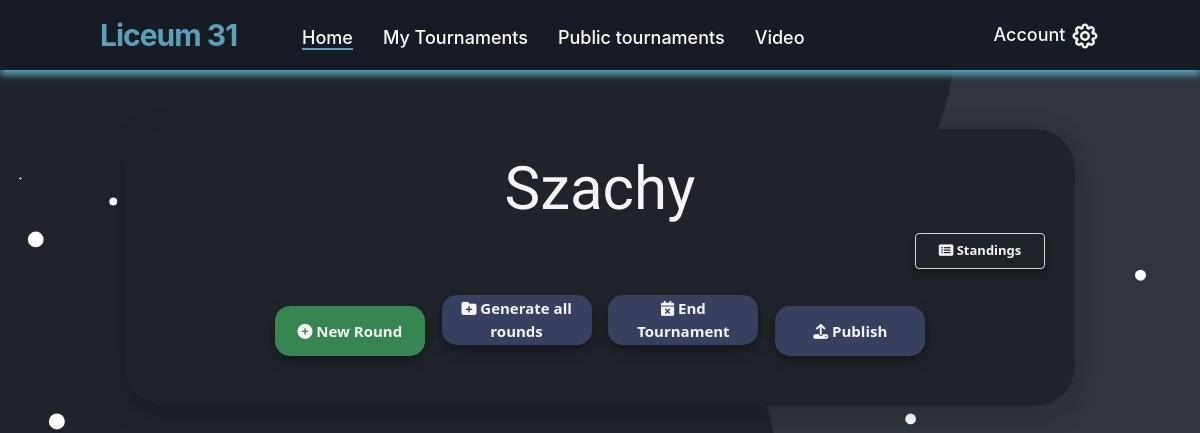
The app's page /schedule (signed in), older data.
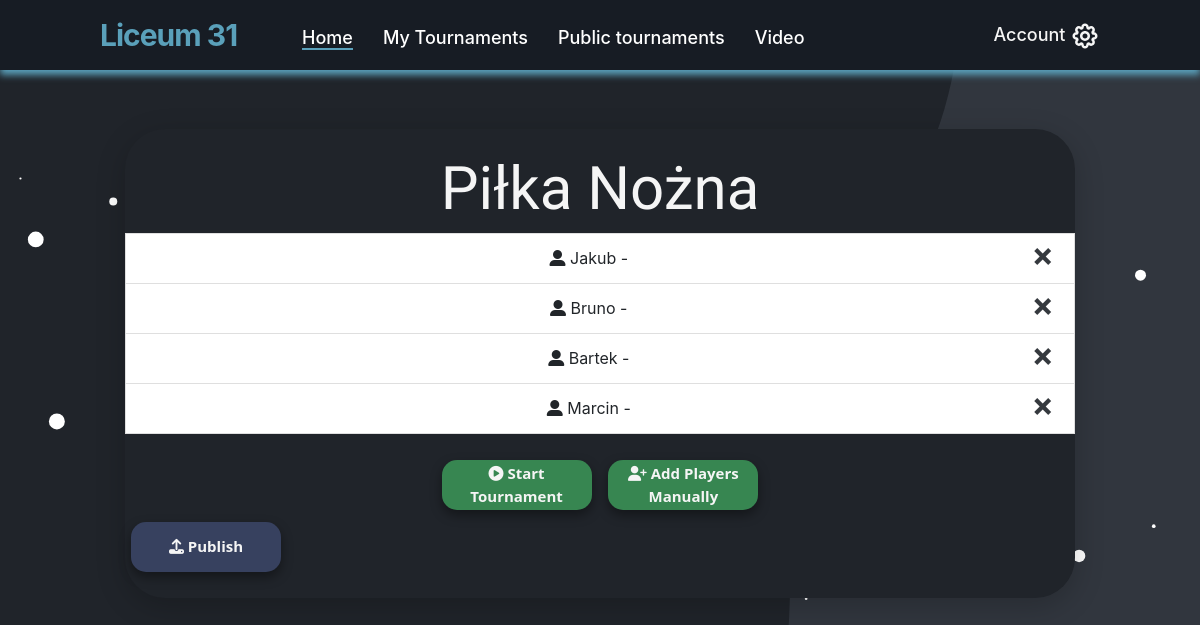
The same page, newer data.
### website/models.py (models this page shows)
class Tournament(db.Model):
    id = db.Column(db.Integer,primary_key=True)
    user_id = db.Column(db.Integer,db.ForeignKey('user.id'))
    name = db.Column(db.String(150))
    date = db.Column(db.Date)
    location = db.Column(db.String(150))
    discipline = db.Column(db.String(150))
    type = db.Column(db.String(150))
    movielink = db.Column(db.String(150))
    status = db.Column(db.String(150), default="upcoming")
    is_public = db.Column(db.Boolean(),default=False)
    current_round_number = db.Column(db.Integer(),default=0)
    max_rounds = db.Column(db.Integer(),default = 100000000)
    edited_duel_id = db.Column(db.Integer())
    rounds = db.relationship('Round')
    duels = db.relationship('Duel')
    opponents = db.relationship('Opponent')
    standings = db.relationship('Standing')

class Opponent(db.Model):
    id = db.Column(db.Integer,primary_key=True)
    tournament_id = db.Column(db.Integer,db.ForeignKey('tournament.id'))
    email = db.Column(db.String(150))
    standing = db.relationship('Standing')
    name = db.Column(db.String(100000))

### website/views.py (the view)
@views.route('/schedule')
@login_required
def schedule():
    tournamentDTO = TournamentController()
    tournamentDTO.Load(current_user.current_tournament_id)
    return render_template("schedule.html", user=current_user, tournament=tournamentDTO.tournament)

### website/Classes.py (called while the page is built)
    def Load(self, id):
        self.tournament = Tournament.query.get(id)

### website/__init__.py (called while the page is built)
def create_app():
    app = Flask(__name__)
    app.config['SECRET_KEY'] = 'kjabwdlajbal'
    app.config['SQLALCHEMY_DATABASE_URI'] = f'sqlite:///{DB_NAME}'
    app.config['SQLALCHEMY_TRACK_MODIFICATIONS'] = False
    db.init_app(app)  # inicjowanie bazy danych dla aplikacji
    from .views import views
    from .auth import auth
    app.register_blueprint(views, url_prefix='/')
    app.register_blueprint(auth, url_prefix='/')
    from .models import User
    create_datebase(app)
    login_manager = LoginManager()
    login_manager.login_view = 'auth.login'
    login_manager.init_app(app)
    @login_manager.user_loader
    def load_user(id):
        return User.query.get(int(id))
    return app

### website/templates/schedule.html (shortened to what this page needs)
{% extends "base.html" %} {% block title %}Schedule{% endblock %} {% block content %}
<section class="schedule_box_container container_schedule">
    <br />
    <h3 align="center">{{tournament.name}}</h3>
    {% if tournament.status == 'upcoming' %} {% for opponent in tournament.opponents %}
    <li align="center" class="list-group-item">
        <i class="fas fa-user-alt"></i> {{opponent.name}} {{opponent.email}}
        <button type="button" class="close" onClick="deletePlayer({{opponent.id}})">
      <span aria-hidden="true">&times;</span>
    </button>
    </li>
    {% endfor %}
    <div align="center" style="margin-top: 20px;">
        <a href="/start-tournament">
            <button id="btn" style="background-color: rgb(55, 134, 81)" type="button" class="btn-danger_nav_schedule">
        <i class="fas fa-play-circle"></i>
        Start Tournament
      </button>
        </a>
        <a href="/new-players">
            <button id="btn" style="background-color: rgb(55, 134, 81)" type="button" class="btn-danger_nav_schedule">
              <i class="fas fa-user-plus"></i>
        Add Players Manually
      </button>
        </a>
    </div>
    {% else %}
    <tbody class="list-group list-group-flush" id="pary">
        <div style="margin-right: 30px;" align="right">
            <a href="/standings">
                <button id="btn" type="button" class="btn-add"><i class="fas fa-list-alt"></i> Standings</button>
            </a>
        </div>
     {% endif %} {% if tournament.status == 'active' %} {% if tournament.current_round_number == 0 or tournament.current_round_number
    <tournament.max_rounds %} <div align="center" style="margin-top: 20px;">
        <a href="/generate-new-round">
            <button id="btn" style="background-color: rgb(55, 134, 81)" type="button" class="btn-danger_nav_schedule">
        <i class="fas fa-plus-circle"></i>
        New Round
      </button>
        </a>
        {% if tournament.type == 'RoundRobin' %}
        <a href="/generate-all-rounds">
            <button id="btn" style="background-color: rgb(55, 65, 95) " type="button " class="btn-danger_nav_schedule">
        <i class="fas fa-folder-plus"></i>
        Generate all rounds
      </button>
        </a>
        {% endif %} {% endif %} {% endif %}
        {% if tournament.status == 'active' %}
        <a href="/end-tournament">
            <button id="btn" style="background-color: rgb(55, 65, 95) " type="button " class="btn-danger_nav_schedule">
        <i class="fas fa-calendar-times"></i>
        End Tournament
      </button>
        </a>
        {% endif %} {% if user.is_admin and not tournament.is_public %}
        <a href="/publish-tournament">
            <button id="btn" style="background-color: rgb(55, 65, 95) " type="button " class="btn-danger_nav_schedule">
              <i class="fas fa-upload"></i>
        Publish
      </button>
        </a>
        {% endif %}
        </div>
        <br>
</section>
{% endblock %}

### website/templates/base.html (shortened to what this page needs)
<!DOCTYPE html>
<html lang="en">
<head>
    <link rel="stylesheet" href="https://stackpath.bootstrapcdn.com/bootstrap/4.4.1/css/bootstrap.min.css" />
    <link rel="stylesheet" href="https://stackpath.bootstrapcdn.com/font-awesome/4.7.0/css/font-awesome.min.css" />
    <link rel="stylesheet" href="{{ url_for('static', filename='style.css') }}" />
</head>
<body>
    <section>
        <div id="snow">
        </div>
        <nav>
            <a id="home" href="/">
                <div class="logo" style="color: #5aa0ba; font-weight: 700">Liceum 31</div>
            </a>
            <div class="nav-items">
                <li><a class="linkbutton link-active" id="home" href="/">Home</a></li>
                <li><a class="linkbutton" href="/tournaments">My Tournaments</a></li>
                <li><a class="linkbutton" href="/public-tournaments">Public tournaments</a></li>
                <li><a class="linkbutton" href="/video">Video</a></li>
            </div>
            {% if user.is_authenticated %}
            <ul id="account-btn">
                <li>
                    <a href="#" id="account-btn-caption">Account</a>
                    <a href="#" id="account-btn-icon">
                    </a>
                </li>
            </ul>
            {% endif %}
        </nav>
        <div class="container" style="min-width: 100%;">{% block content %} {% endblock %}</div>
        <link rel="stylesheet" href="https://unpkg.com/balloon-css/balloon.min.css">
    </section>
</body>
</html>

### website/static/style.css (style rules this page uses)
html { scroll-behavior: smooth; }
body { background-image: url("../static/bgp.png"); scroll-behavior: smooth; overflow: overlay; background-repeat: no-repeat; background-attachment: fixed; }
#snow { position: fixed; top: 0; left: 0; right: 0; bottom: 0; pointer-events: none; z-index: -1000; }
.fa, .fab, .fad, .fal, .far, .fas { line-height: 0; }
.close { float: right; font-size: 1.7rem; font-weight: 900; line-height: 1; color: #202225; text-shadow: 0 1px 0 #fff; opacity: 90%; margin-top: -2px; }
ul { list-style: none; float: left; margin-top: 18px; }
ul>li { margin: 0; padding: 0; float: left; position: relative; }
ul>li>a { color: whitesmoke; text-decoration: none; padding-bottom: 20px; }
a { color: #fff; font-size: 18px; font-weight: 500; text-decoration: none; }
nav { background: #171c24; display: flex; flex-wrap: wrap; align-items: center; justify-content: space-between; min-height: 70px; padding: 0 100px; box-shadow: 0 5px 7px 0 #5aa0ba; }
nav .logo { color: #fff; font-size: 30px; font-weight: 600; letter-spacing: -1px; text-decoration: none; text-align: center; }
nav .nav-items { display: flex; flex: 1; padding: 0 0 0 50px; margin-top: 4px; }
nav .nav-items li { list-style: none; padding: 0 15px; }
nav .nav-items li a { font-size: 18px; font-weight: 500; text-decoration: none; width: 0; }
.link-active { border-bottom: 2px solid #5aa0ba; }
.close { color: #20242a; float: right; font-size: 33px; font-weight: bold; cursor: pointer; margin-top: -8px; }
h3 { color: whitesmoke; font-family: "Stick No Bills", sans-serif; font-size: 60px; }
.container { width: 1800px; }
.schedule_box_container { background-color: #20242a; height: 250px; width: 700px; box-shadow: 0 8px 30px 0 rgba(0, 0, 0, 0.2); border-radius: 40px; }
.container_schedule { width: 950px; height: auto; margin: 0 auto; margin-top: 5%; display: flex; flex-direction: column; padding-bottom: 20px; }
.btn-danger_nav_schedule { background-color: #202225; border: 0; width: 150px; height: 50px; border-radius: 15px; font-family: "Segoe UI", Tahoma, Geneva, Verdana, sans-serif; color: whitesmoke; font-size: 15px; font-weight: bold; outline: none; box-shadow: 0px 5px 12px rgba(0, 0, 0, 0.4); transition: 0.5s; backface-visibility: hidden; margin-top: 20px; margin: 6px; }

Row changes from the older to the newer data that the page shows:
changed Tournament: name "Szachy" → "Piłka Nożna"; status "active" → "upcoming" (drawn)
added Opponent: name "Jakub", email "-"
added Opponent: name "Bruno", email "-"
added Opponent: name "Bartek", email "-"
added Opponent: name "Marcin", email "-"
Text that changed along with them:
text no longer shown: "Standings New Round Generate all rounds End Tournament"
text now shown: "Start Tournament Add Players Manually"
